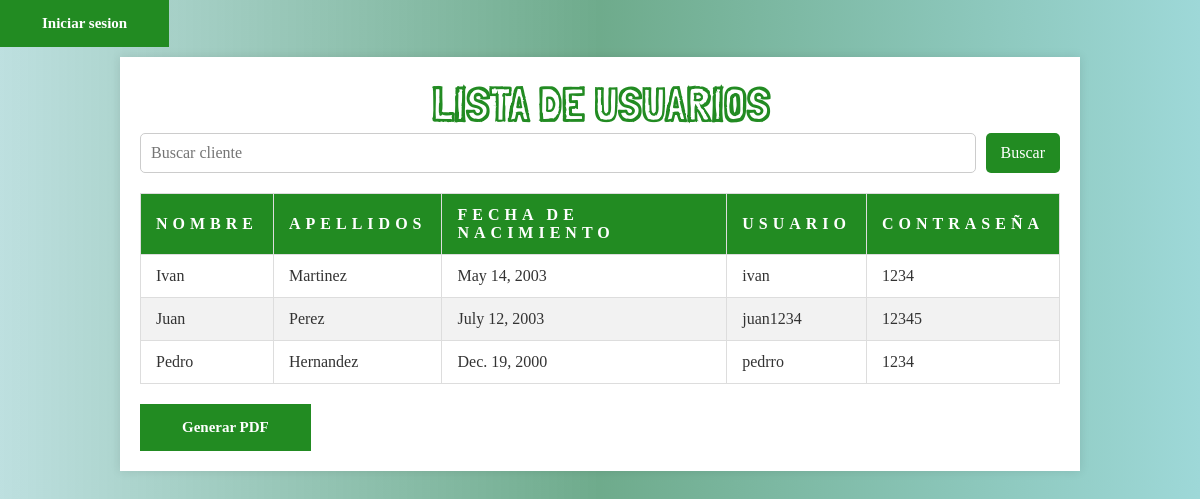
Screenshot of /usuarios/ with the database file from the repository.
### usuarios/models.py (models this page shows, shortened)
class Usuario(models.Model):
    nombre = models.CharField(max_length=100)
    apellidos = models.CharField(max_length=100)
    fecha_nac = models.DateField()
    usuario= models.CharField(max_length=100)
    password= models.CharField(max_length=100)
    foto= models.ImageField(upload_to='usuarios_fotos', blank=True, null= True)

### usuarios/views.py (the view)
# urls.py: path('', views.usuario_list, name='usuario_list'),
def usuario_list(request):
    query= request.GET.get("q")
    if query:
        usuarios = Usuario.objects.filter(
            Q(nombre__icontains=query) | Q(apellidos__icontains=query)
        )
    else:
        usuarios=Usuario.objects.all()
    return render(request, 'usuarios/usuario_list.html',{'usuarios':usuarios})

### usuarios/templates/usuarios/usuario_list.html (shortened to what this page needs)
<!DOCTYPE html>
<html lang="es">
<head>
    {% load static %}
    <link rel="stylesheet" type="text/css" href="{% static 'usuarios/style.css' %}">
</head>
<body>
    <header>
        <div class="navbar">
            {% if user.is_authenticated %}
            <a href="{% url 'logout' %}" class="btn">Cerrar sesion</a>
            {% else %}
            <a href="{% url 'login' %}" class="btn">Iniciar sesion</a>
            {% endif %}
        </div>
    </header>
    <div class="container">
        <h1>LISTA DE USUARIOS</h1>
        <form class="search" method="get">
            <input type="text" name="q" placeholder="Buscar cliente">
            <button type="submit">Buscar</button>
        </form>
        <table id="tabla-usuarios" class="usuarios-table">
            <thead>
                <th>Nombre</th>
                <th>Apellidos</th>
                <th>Fecha de nacimiento</th>
                <th>Usuario</th>
                <th>Contraseña</th>
            </thead>
            <tbody>
                {% for usuario in usuarios %}
                <tr>
                    <td>{{usuario.nombre}}</td>
                    <td>{{usuario.apellidos}}</td>
                    <td>{{usuario.fecha_nac}}</td>
                    <td>{{usuario.usuario}}</td>
                    <td>{{usuario.password}}</td>
                </tr>
                {% endfor %}
            </tbody>
        </table>
        <a href="{% url 'generar_pdf_usario' %}?q={{ request.GET.q }}" class="btn">Generar PDF</a>
    </div>
</body>
</html>

### usuarios/static/usuarios/style.css (style rules this page uses)
* { margin: 0; padding: 0; border: none; box-sizing: border-box; list-style: none; text-decoration: none; scroll-behavior: smooth; font-family: "LXGW"; }
:root { --text-color: #000000; --bg-color: #000; --main-color: #228b22; --p-font: 1rem; --h2-font: 3rem; --h1-font: 6rem; }
body { color: var(--text-color); background: var(--bg-color); background: linear-gradient( to left, rgba(93, 190, 190, 0.6), rgba(14, 115, 63, 0.6), rgba(38, 151, 151, 0.3) ); }
h1 { width: 100%; text-align: center; color: var(--main-color); text-transform: uppercase; font-size: var(--h2-font); font-family: "LondrinaSketch"; }
.btn { display: inline-block; padding: 13px 40px; background: var(--main-color); color: #ffffff; font-size: 15px; font-weight: 600; cursor: pointer; border: 2px solid transparent; font-family: "LXGW"; }
.container { width: 80%; margin: 10px auto; padding: 20px; background-color: white; box-shadow: 0 0 10px rgba(0, 0, 0, 0.1); }
.usuarios-table { width: 100%; border-collapse: collapse; margin-bottom: 20px; font-size: var(--p-font); }
.usuarios-table thead { background-color: var(--main-color); color: white; letter-spacing: 5px; }
.usuarios-table th, .usuarios-table td { padding: 12px 15px; text-align: left; border: 1px solid #ddd; }
.usuarios-table th { font-weight: bold; text-transform: uppercase; }
.usuarios-table tbody tr:nth-child(even) { background-color: #f2f2f2; }
.usuarios-table td { color: #333; }
form.search { display: flex; justify-content: center; flex-direction: row; margin-bottom: 20px; }
form.search input { margin-bottom: 0; margin-right: 10px; }
form { display: flex; flex-direction: column; }
input { padding: 10px; margin-bottom: 20px; border: 1px solid #ccc; border-radius: 5px; font-size: 16px; width: 100%; box-sizing: border-box; transition: border-color 0.3s ease; }
button { padding: 10px 15px; background-color: var(--main-color); border: none; border-radius: 5px; color: white; font-size: 16px; cursor: pointer; transition: background-color 0.3s ease; }

### rows the page displays
Usuario: nombre "Ivan", apellidos "Martinez", fecha_nac "May 14, 2003", usuario "ivan", password "1234"
Usuario: nombre "Juan", apellidos "Perez", fecha_nac "July 12, 2003", usuario "juan1234", password "12345"
Usuario: nombre "Pedro", apellidos "Hernandez", fecha_nac "Dec. 19, 2000", usuario "pedrro", password "1234"
